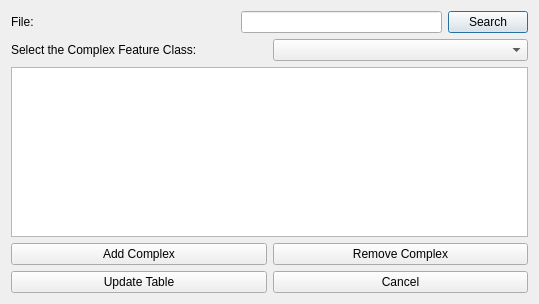
<?xml version="1.0" encoding="UTF-8"?>
<ui version="4.0">
 <class>Dialog</class>
 <widget class="QDialog" name="Dialog">
  <property name="geometry">
   <rect>
    <x>0</x>
    <y>0</y>
    <width>539</width>
    <height>304</height>
   </rect>
  </property>
  <property name="windowTitle">
   <string>Manage Complex Features</string>
  </property>
  <layout class="QGridLayout" name="gridLayout_3">
   <item row="0" column="0">
    <layout class="QGridLayout" name="gridLayout">
     <item row="0" column="0">
      <layout class="QHBoxLayout" name="horizontalLayout_2">
       <item>
        <widget class="QLabel" name="label_2">
         <property name="text">
          <string>File:</string>
         </property>
        </widget>
       </item>
       <item>
        <spacer name="horizontalSpacer">
         <property name="orientation">
          <enum>Qt::Horizontal</enum>
         </property>
         <property name="sizeHint" stdset="0">
          <size>
           <width>40</width>
           <height>20</height>
          </size>
         </property>
        </spacer>
       </item>
       <item>
        <widget class="QLineEdit" name="fileLineEdit"/>
       </item>
       <item>
        <widget class="QPushButton" name="filePushButton">
         <property name="text">
          <string>Search</string>
         </property>
        </widget>
       </item>
      </layout>
     </item>
     <item row="1" column="0">
      <layout class="QHBoxLayout" name="horizontalLayout">
       <item>
        <widget class="QLabel" name="label">
         <property name="text">
          <string>Select the Complex Feature Class:</string>
         </property>
        </widget>
       </item>
       <item>
        <widget class="QComboBox" name="comboBox"/>
       </item>
      </layout>
     </item>
    </layout>
   </item>
   <item row="1" column="0">
    <layout class="QGridLayout" name="gridLayout_2">
     <item row="0" column="0">
      <widget class="QTableView" name="tableView"/>
     </item>
     <item row="1" column="0">
      <layout class="QVBoxLayout" name="verticalLayout">
       <item>
        <layout class="QHBoxLayout" name="horizontalLayout_4">
         <item>
          <widget class="QPushButton" name="addRow">
           <property name="text">
            <string>Add Complex</string>
           </property>
          </widget>
         </item>
         <item>
          <widget class="QPushButton" name="removeRow">
           <property name="text">
            <string>Remove Complex</string>
           </property>
          </widget>
         </item>
        </layout>
       </item>
       <item>
        <layout class="QHBoxLayout" name="horizontalLayout_5">
         <item>
          <widget class="QPushButton" name="updateButton">
           <property name="text">
            <string>Update Table</string>
           </property>
          </widget>
         </item>
         <item>
          <widget class="QPushButton" name="cancelButton">
           <property name="text">
            <string>Cancel</string>
           </property>
          </widget>
         </item>
        </layout>
       </item>
      </layout>
     </item>
    </layout>
   </item>
  </layout>
 </widget>
 <resources/>
 <connections/>
</ui>
